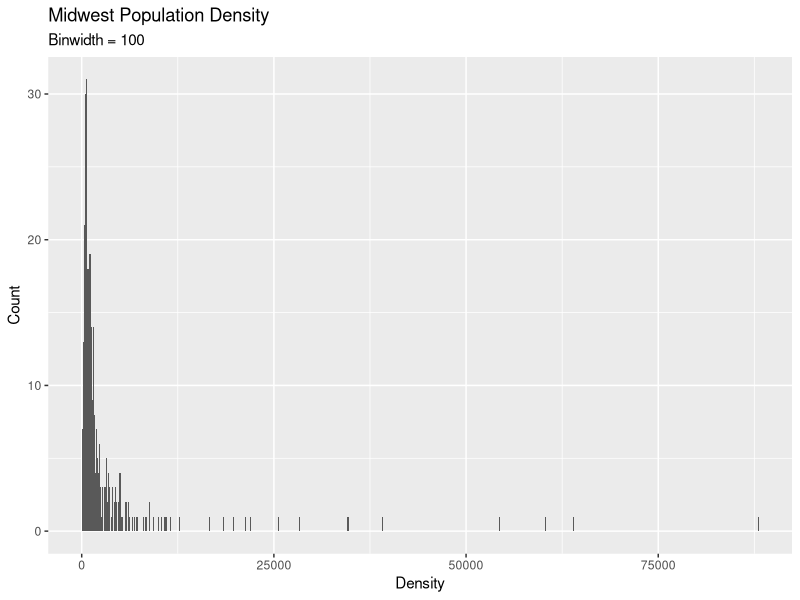
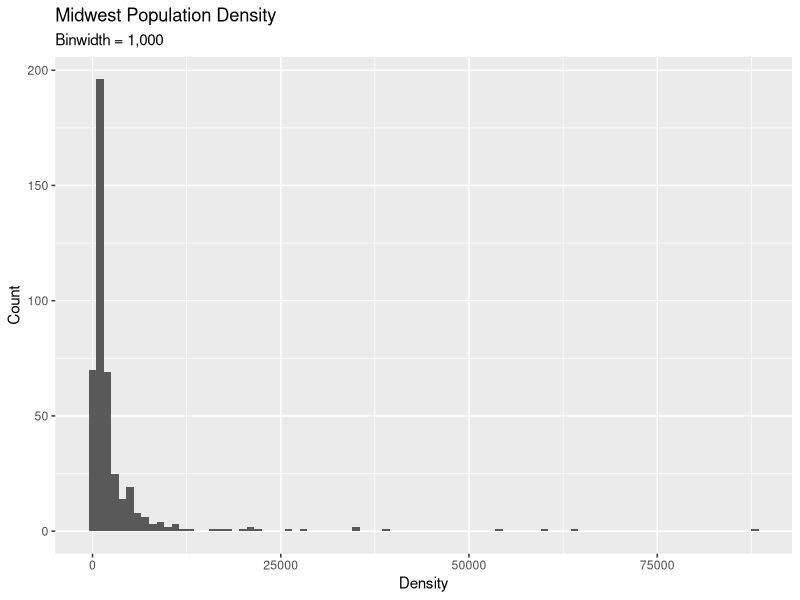
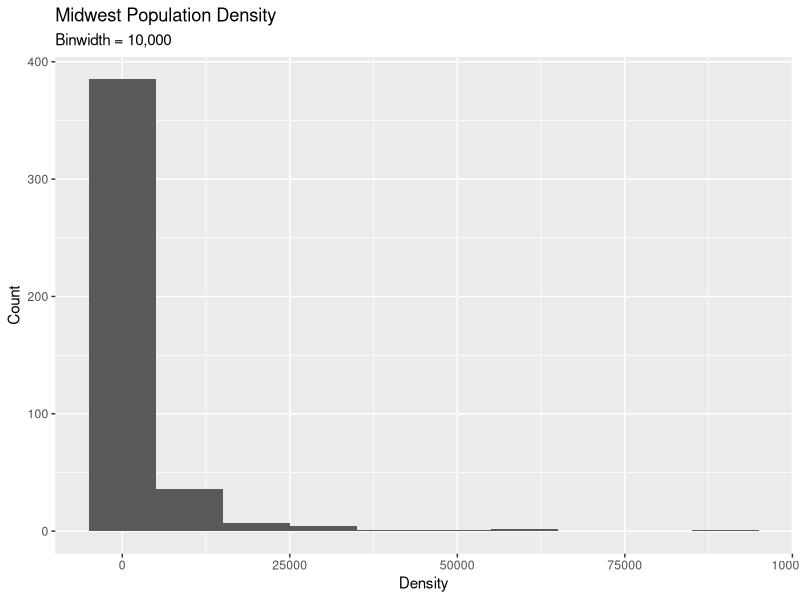
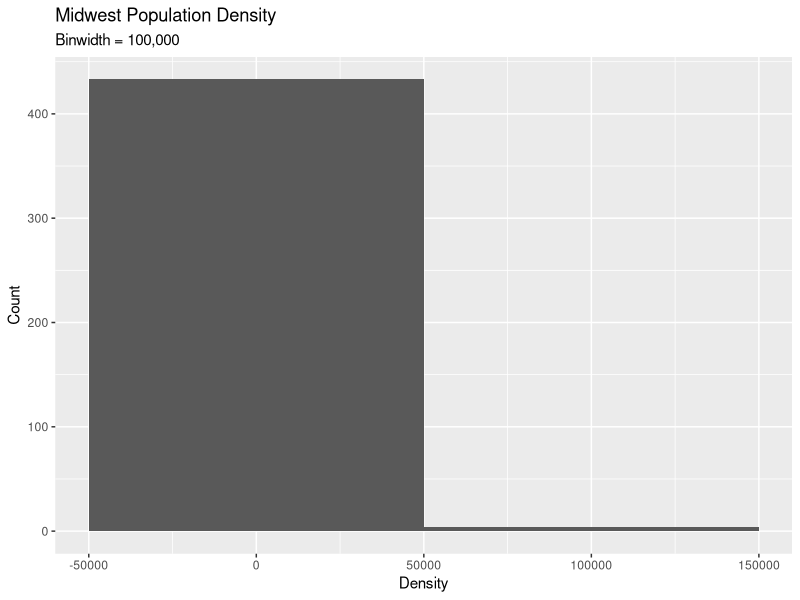
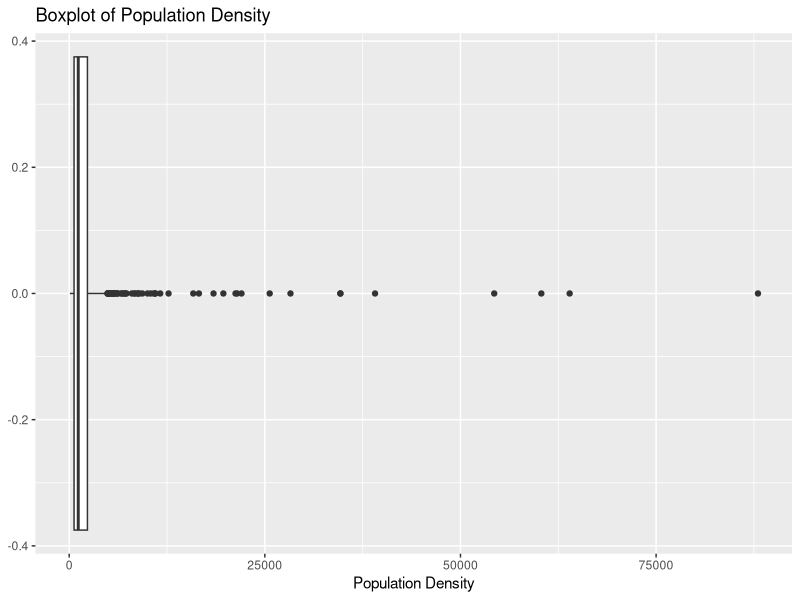
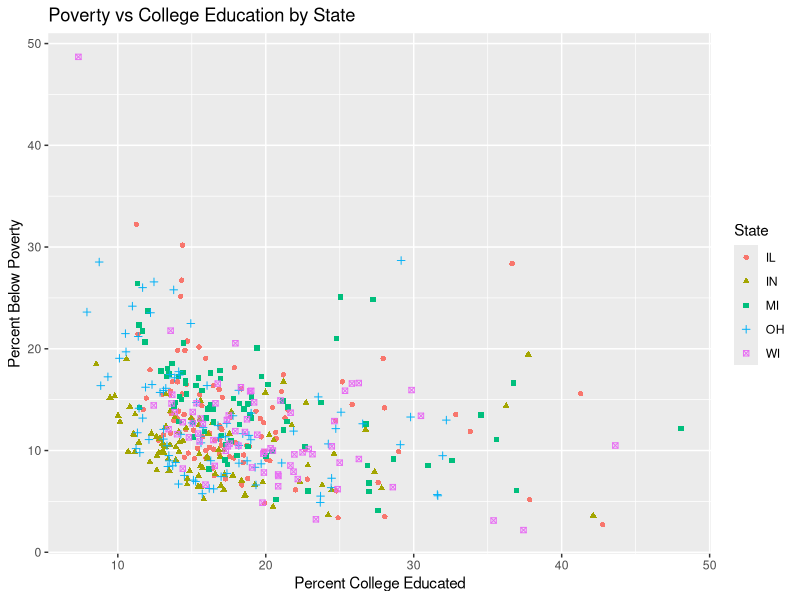

The R source for these figures, in order:
## ---- chunk 1
library(tidyverse)
## ---- chunk 2


## ---- chunk 3

ggplot(midwest, aes(x = popdensity)) +
  geom_histogram(binwidth = 100) +
  labs(title = "Midwest Population Density", subtitle = "Binwidth = 100", 
       x = "Density", y = "Count")


ggplot(midwest, aes(x = popdensity)) +
  geom_histogram(binwidth = 1000) +
  labs(title = "Midwest Population Density", subtitle = "Binwidth = 1,000", 
       x = "Density", y = "Count")


ggplot(midwest, aes(x = popdensity)) +
  geom_histogram(binwidth = 10000) +
  labs(title = "Midwest Population Density", subtitle = "Binwidth = 10,000", 
       x = "Density", y = "Count")


ggplot(midwest, aes(x = popdensity)) +
  geom_histogram(binwidth = 100000) +
  labs(title = "Midwest Population Density", subtitle = "Binwidth = 100,000", 
       x = "Density", y = "Count")

## ---- chunk 4
ggplot(midwest, aes(x = popdensity)) +
  geom_boxplot() +
  labs(title = "Boxplot of Population Density", x = "Population Density")
midwest |> 
  arrange(desc(popdensity)) |> 
  select(county, state, popdensity)
## ---- chunk 5
ggplot(midwest, aes(x = percollege, y = percbelowpoverty, color = state, shape = state)) +
  geom_point() +
  labs(title = "Poverty vs College Education by State",
       x = "Percent College Educated",
       y = "Percent Below Poverty",
       color = "State", shape = "State")

midwest |> 
  select(county, state, percbelowpoverty, percollege) |> 
  arrange(desc(percbelowpoverty))
